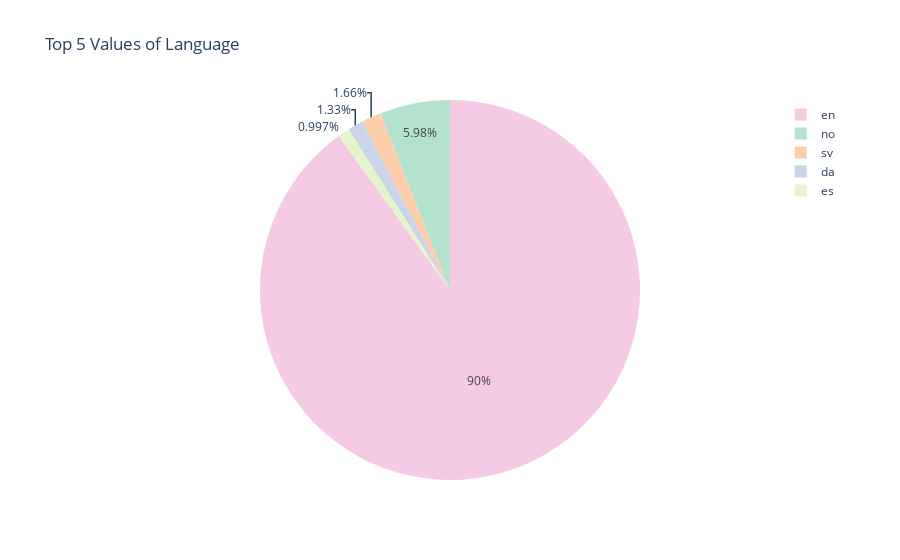

Notebook code for this chart:
### Code cell
viz_top_values(mybooks['Language'], top_n=5)

### Figure 1 — Plotly figure (JSON) as saved in the notebook; plotly's stock layout.template omitted (floating-point values rounded to 4 significant figures)
{"data": [{"labels": ["en", "no", "sv", "da", "es"], "marker": {"colors": ["rgb(244, 202, 228)", "rgb(179, 226, 205)", "rgb(253, 205, 172)", "rgb(203, 213, 232)", "rgb(230, 245, 201)", "rgb(255, 242, 174)", "rgb(241, 226, 204)", "rgb(204, 204, 204)", "rgb(255, 255, 204)", "rgb(197, 226, 255)"]}, "type": "pie", "values": [271, 18, 5, 4, 3]}], "layout": {"title": {"text": "Top 5 Values of Language"}}}
